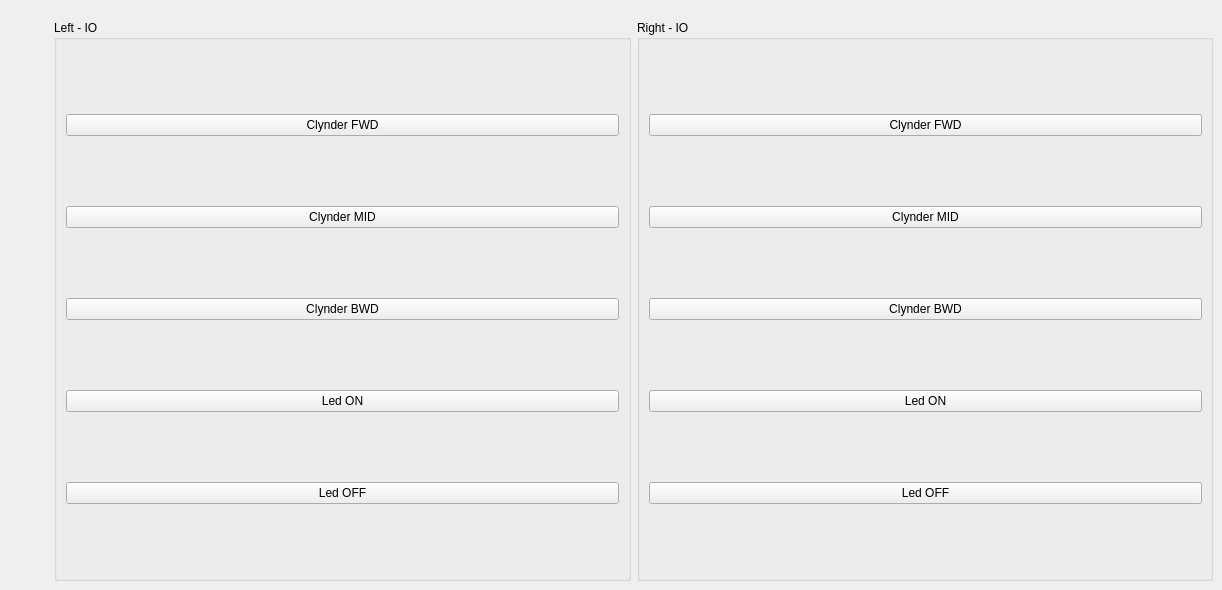
    <widget class="QWidget" name="tab">
     <attribute name="icon">
      <iconset resource="Icon.qrc">
       <normaloff>:/Icon/Manual.JPG</normaloff>:/Icon/Manual.JPG</iconset>
     </attribute>
     <attribute name="title">
      <string/>
     </attribute>
     <widget class="QWidget" name="gridLayoutWidget">
      <property name="geometry">
       <rect>
        <x>54</x>
        <y>20</y>
        <width>1159</width>
        <height>561</height>
       </rect>
      </property>
      <layout class="QGridLayout" name="gridLayout">
       <item row="0" column="0">
        <widget class="QGroupBox" name="groupBox_7">
         <property name="title">
          <string>Left - IO</string>
         </property>
         <widget class="QWidget" name="verticalLayoutWidget">
          <property name="geometry">
           <rect>
            <x>12</x>
            <y>30</y>
            <width>553</width>
            <height>521</height>
           </rect>
          </property>
          <layout class="QVBoxLayout" name="verticalLayout">
           <item>
            <widget class="QPushButton" name="btn_clynderFWD_left">
             <property name="text">
              <string>Clynder FWD</string>
             </property>
            </widget>
           </item>
           <item>
            <widget class="QPushButton" name="btn_clynderMID_left">
             <property name="text">
              <string>Clynder MID</string>
             </property>
            </widget>
           </item>
           <item>
            <widget class="QPushButton" name="btn_clynderBWD_left">
             <property name="text">
              <string>Clynder BWD</string>
             </property>
            </widget>
           </item>
           <item>
            <widget class="QPushButton" name="btn_ledON_left">
             <property name="text">
              <string>Led ON</string>
             </property>
            </widget>
           </item>
           <item>
            <widget class="QPushButton" name="btn_ledOFF_left">
             <property name="text">
              <string>Led OFF</string>
             </property>
            </widget>
           </item>
          </layout>
         </widget>
        </widget>
       </item>
       <item row="0" column="1">
        <widget class="QGroupBox" name="groupBox_8">
         <property name="title">
          <string>Right - IO</string>
         </property>
         <widget class="QWidget" name="verticalLayoutWidget_2">
          <property name="geometry">
           <rect>
            <x>12</x>
            <y>30</y>
            <width>553</width>
            <height>521</height>
           </rect>
          </property>
          <layout class="QVBoxLayout" name="verticalLayout_2">
           <item>
            <widget class="QPushButton" name="btn_clynderFWD_right">
             <property name="text">
              <string>Clynder FWD</string>
             </property>
            </widget>
           </item>
           <item>
            <widget class="QPushButton" name="btn_clynderMID_right">
             <property name="text">
              <string>Clynder MID</string>
             </property>
            </widget>
           </item>
           <item>
            <widget class="QPushButton" name="btn_clynderBWD_right">
             <property name="text">
              <string>Clynder BWD</string>
             </property>
            </widget>
           </item>
           <item>
            <widget class="QPushButton" name="btn_ledON_right">
             <property name="text">
              <string>Led ON</string>
             </property>
            </widget>
           </item>
           <item>
            <widget class="QPushButton" name="btn_ledOFF_right">
             <property name="text">
              <string>Led OFF</string>
             </property>
            </widget>
           </item>
          </layout>
         </widget>
        </widget>
       </item>
      </layout>
     </widget>
    </widget>
